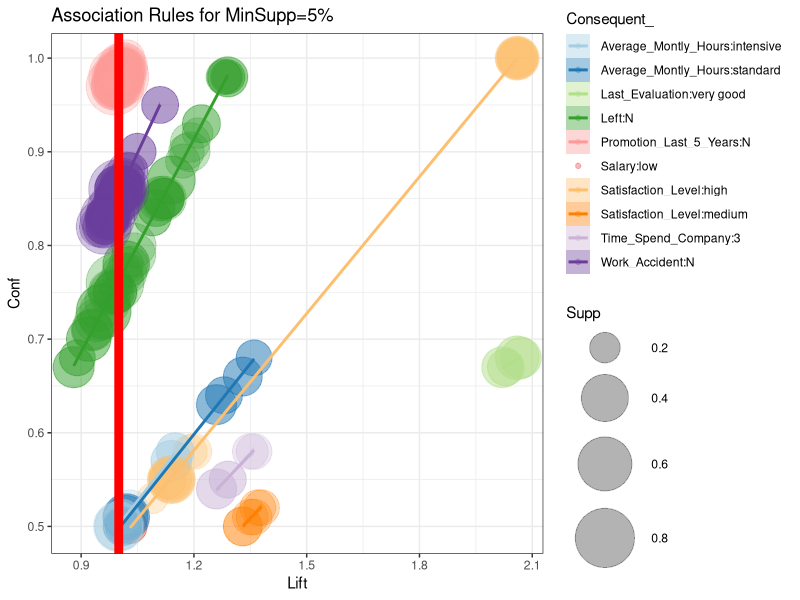
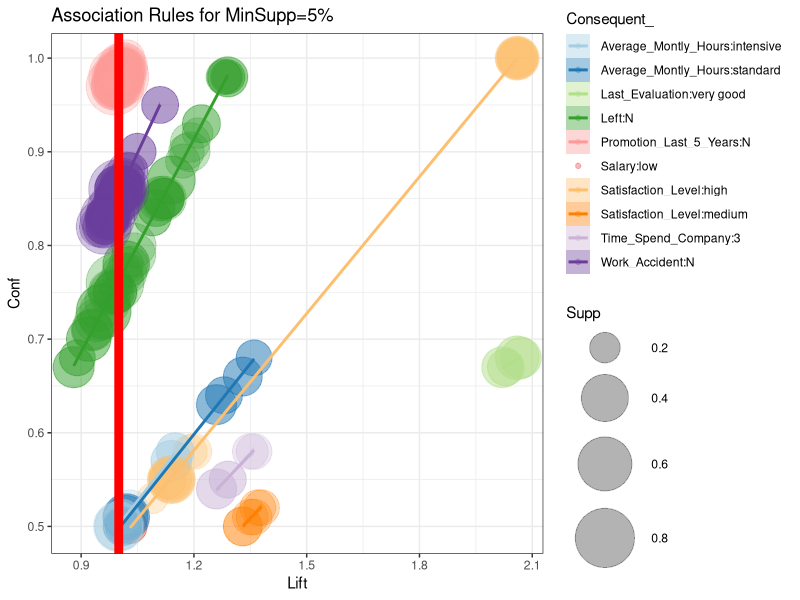

The R script that drew these images, in order:

library(ggplot2)

df <- read.csv("df_general.csv")
head(df)

# grafico regole generali

p<-ggplot(df, aes(x=Lift,y=Conf,
                  fill=Consequent_,
                  col=Consequent_,
                  size=Supp))
p<-p+geom_point(alpha=0.3)
p<-p+geom_smooth(method="lm",size=1)#,col="black")
p<-p+geom_vline(xintercept = 1,col="red",size=3,linetype="solid")
p<-p+ggtitle("Association Rules for MinSupp=5%")
p<-p+scale_size(range=c(10,20),trans="identity")
p<-p+scale_color_brewer(palette='Paired')
p<-p+scale_fill_brewer(palette='Paired')
p<-p+guides(colour=FALSE,fill=FALSE)
p<-p+guides(colour = guide_legend(order = 2),
            fill = guide_legend(order = 2)
            )
p+theme_bw()
                                        #shape = guide_legend(order = 2))

ggsave("../../images/rules/rules_general.pdf",width=10,height=7)







